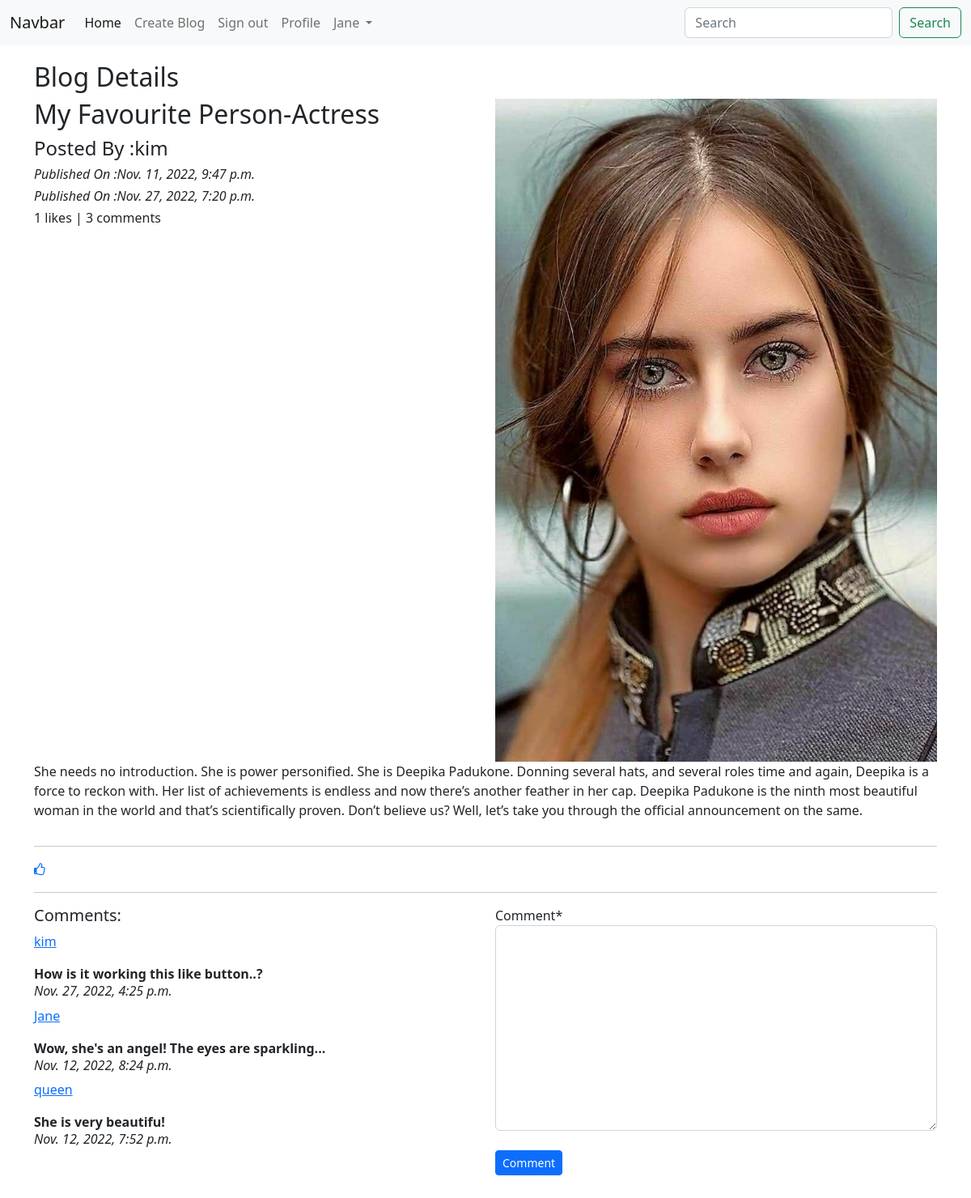
The page /blog/details/5 (signed in) on the database its author committed.
### blog_app/models.py (models this page shows, shortened)
class Blog(models.Model):
    author = models.ForeignKey(User, on_delete=models.CASCADE, related_name='blog_author')
    blog_title = models.CharField(max_length=250, verbose_name='Type Blog Title')
    slug = models.SlugField(max_length=264, unique=True)
    blog_content = models.TextField(verbose_name='Do you want to share something?')
    blog_image = models.ImageField(upload_to='blog_image', verbose_name='Blog Image')
    publish_date = models.DateTimeField(auto_now_add=True)
    update_date = models.DateTimeField(auto_now=True)
    class Meta:
        ordering = ['-publish_date']

class Comment(models.Model):
    blog = models.ForeignKey(Blog, on_delete=models.CASCADE, related_name='blog_comment')
    user = models.ForeignKey(User, on_delete=models.CASCADE, related_name='blog_comment')
    comment = models.TextField()
    comment_date = models.DateTimeField(auto_now_add=True)
    class Meta:
        ordering = ['-comment_date']

### blog_app/views.py (the view, shortened to what this page needs)
# urls.py: path('details/<int:pk>', views.blog_details, name='blog-details' ),
def blog_details(request, pk):
    blog = Blog.objects.get(pk=pk)
    comment_form = CommentForm()
    already_like = Likes.objects.filter(blog=blog, user=request.user)
    if already_like:
        liked = True
    else:
        liked = False
    return render(request, 'blog_app/blog_details.html', context={'blog':blog, 'comment_form':comment_form, 'liked':liked}) #pass Blog and CommentForm context here

### blog_app/forms.py
class CommentForm(forms.ModelForm):
    class Meta:
        model = Comment
        fields = ('comment',)

### templates/blog_app/blog_details.html (shortened to what this page needs)
{% extends '../base.html' %}
{% load crispy_forms_tags %}
{% block content %}
<h2> Blog Details</h2>
<div class="row">
    <div class="col-sm-6">
        <h2>{{blog.blog_title}}</h2>
        <h4>Posted  By :{{blog.author}}</h4>
        <i><h6>Published On :{{blog.publish_date}}</h6></i>
        <i><h6>Published On :{{blog.update_date}}</h6></i>
        <h6>{{blog.liked_blog.count}} likes | {{blog.blog_comment.count}} comments</h6>
    </div>
    <div class="col-sm-6">
        <img src = "/media/{{blog.blog_image}}" width = "100%">
    </div>
    {{blog.blog_content|linebreaks}}
</div>
<hr>
{% if not liked %}
<a href="{% url 'blog_app:liked-post' pk=blog.pk %}"><i class="fa fa-thumbs-o-up"></i></a>
{% else %}
<a href="{% url 'blog_app:unliked-post' pk=blog.pk %}"><i class="fa fa-thumbs-o-down"></i></a>
{% endif %}
<hr>
<div class="row">
    <div class="col-sm-6">
        <h5>Comments:</h5>
        {% for comment in blog.blog_comment.all %}
        <p><a href="#">{{comment.user}}</a></p>
        <b>{{comment.comment}}</b>
        <h6><i>{{comment.comment_date}}</i></h6>
        {% endfor %}
    </div>
    <div class="col-sm-6">
        <form method="post">
            {{comment_form|crispy}}
            <br>
            <button type="submit" class="btn btn-primary btn-sm">Comment</button>
        </form>
    </div>
</div>
<br><br>
{% endblock %}

### templates/base.html (shortened to what this page needs)
<!doctype html>
<html lang="en">
  <head>
    <link href="https://cdn.jsdelivr.net/npm/bootstrap@5.2.2/dist/css/bootstrap.min.css" rel="stylesheet">
    <link rel="stylesheet" href="https://maxcdn.bootstrapcdn.com/font-awesome/4.7.0/css/font-awesome.min.css">
  </head>
  <body>
    <nav class="navbar navbar-expand-lg bg-light">
        <div class="container-fluid">
          <a class="navbar-brand" href="#">Navbar</a>
          <div class="collapse navbar-collapse" id="navbarSupportedContent">
            <ul class="navbar-nav me-auto mb-2 mb-lg-0">
              <li class="nav-item">
                <a class="nav-link active" aria-current="page" href="{% url 'index' %}">Home</a>
              </li>
              {% if user.is_authenticated %}
              <li class="nav-item">
                <a class="nav-link" href="{% url 'blog_app:create-blog' %}">Create Blog</a>
              </li>
              <li class="nav-item">
                <a class="nav-link" href="{% url 'blog_login:signout' %}">Sign out</a>
              </li>
              <li class="nav-item">
                <a class="nav-link" href="{% url 'blog_login:profile' %}">Profile</a>
              </li>
              <li class="nav-item dropdown">
                <a class="nav-link dropdown-toggle" href="#" role="button" data-bs-toggle="dropdown" aria-expanded="false">
                  {{user.username}}
                </a>
              </li>
              {% endif %}
            </ul>
            <form class="d-flex" role="search">
              <input class="form-control me-2" type="search" placeholder="Search" aria-label="Search">
              <button class="btn btn-outline-success" type="submit">Search</button>
            </form>
          </div>
        </div>
      </nav>
    <div class="container" style="padding-top:20px">
      {% block content %}
    {% endblock %}
    </div>
  </body>
</html>

### rows shown on the page
Blog: blog_title "My Favourite Person-Actress", author "kim", publish_date "Nov. 11, 2022, 9:47 p.m.", update_date "Nov. 27, 2022, 7:20 p.m.", liked_blog.count "1", blog_comment.count "3", blog_image (picture), blog_content "She needs no introduction. She is power personified. She is Deepika Padukone. Donning several hats, and several roles time and again, Deepika is a force to reckon with. Her list of achievements is endless and now there’s another feather in her cap. Deepika Padukone is the ninth most beautiful woman in the world and that’s scientifically proven. Don’t believe us? Well, let’s take you through the official announcement on the same."
Comment: user "kim", comment "How is it working this like button..?", comment_date "Nov. 27, 2022, 4:25 p.m."
Comment: user "Jane", comment "Wow, she's an angel! The eyes are sparkling...", comment_date "Nov. 12, 2022, 8:24 p.m."
Comment: user "queen", comment "She is very beautifu!", comment_date "Nov. 12, 2022, 7:52 p.m."

### other values the page prints
{{ user.username }} "Jane"
